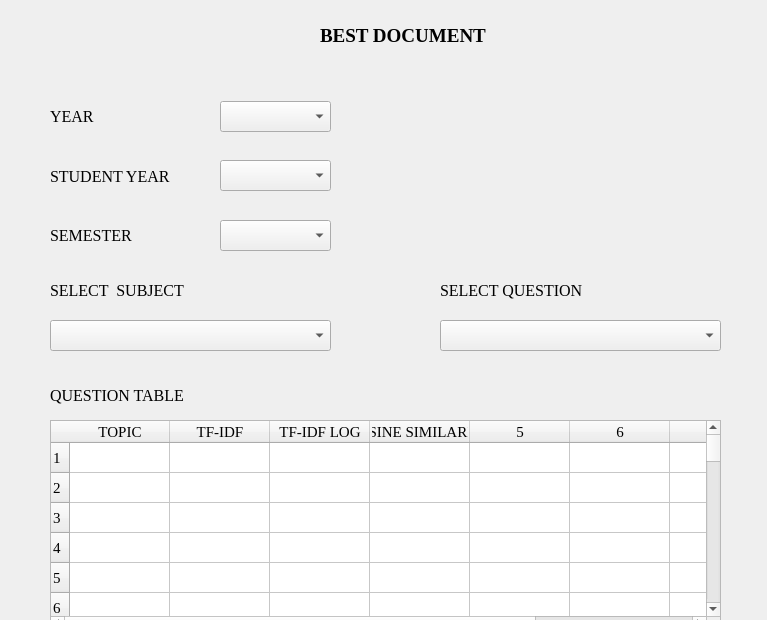
<?xml version="1.0" encoding="UTF-8"?>
<ui version="4.0">
 <class>Dialog_best_document</class>
 <widget class="QDialog" name="Dialog_best_document">
  <property name="geometry">
   <rect>
    <x>0</x>
    <y>0</y>
    <width>767</width>
    <height>620</height>
   </rect>
  </property>
  <property name="windowTitle">
   <string>Dialog</string>
  </property>
  <widget class="QTableWidget" name="tableWidget">
   <property name="geometry">
    <rect>
     <x>50</x>
     <y>420</y>
     <width>671</width>
     <height>211</height>
    </rect>
   </property>
   <property name="font">
    <font>
     <family>Times New Roman</family>
     <pointsize>11</pointsize>
    </font>
   </property>
   <property name="rowCount">
    <number>40</number>
   </property>
   <property name="columnCount">
    <number>8</number>
   </property>
   <row/>
   <row/>
   <row/>
   <row/>
   <row/>
   <row/>
   <row/>
   <row/>
   <row/>
   <row/>
   <row/>
   <row/>
   <row/>
   <row/>
   <row/>
   <row/>
   <row/>
   <row/>
   <row/>
   <row/>
   <row/>
   <row/>
   <row/>
   <row/>
   <row/>
   <row/>
   <row/>
   <row/>
   <row/>
   <row/>
   <row/>
   <row/>
   <row/>
   <row/>
   <row/>
   <row/>
   <row/>
   <row/>
   <row/>
   <row/>
   <column>
    <property name="text">
     <string>TOPIC</string>
    </property>
   </column>
   <column>
    <property name="text">
     <string>TF-IDF</string>
    </property>
   </column>
   <column>
    <property name="text">
     <string>TF-IDF LOG</string>
    </property>
   </column>
   <column>
    <property name="text">
     <string>COSINE SIMILARITY</string>
    </property>
   </column>
   <column/>
   <column/>
   <column/>
   <column/>
  </widget>
  <widget class="QLabel" name="label">
   <property name="geometry">
    <rect>
     <x>320</x>
     <y>20</y>
     <width>201</width>
     <height>31</height>
    </rect>
   </property>
   <property name="font">
    <font>
     <family>Times New Roman</family>
     <pointsize>14</pointsize>
     <weight>75</weight>
     <bold>true</bold>
    </font>
   </property>
   <property name="text">
    <string>BEST DOCUMENT</string>
   </property>
  </widget>
  <widget class="QComboBox" name="cmb_select_topic">
   <property name="geometry">
    <rect>
     <x>440</x>
     <y>320</y>
     <width>281</width>
     <height>31</height>
    </rect>
   </property>
   <property name="font">
    <font>
     <family>Times New Roman</family>
     <pointsize>12</pointsize>
    </font>
   </property>
  </widget>
  <widget class="QLabel" name="lbl_question">
   <property name="geometry">
    <rect>
     <x>50</x>
     <y>380</y>
     <width>151</width>
     <height>31</height>
    </rect>
   </property>
   <property name="font">
    <font>
     <family>Times New Roman</family>
     <pointsize>12</pointsize>
     <weight>50</weight>
     <bold>false</bold>
    </font>
   </property>
   <property name="text">
    <string>QUESTION TABLE</string>
   </property>
  </widget>
  <widget class="QLabel" name="lbl_select_question">
   <property name="geometry">
    <rect>
     <x>440</x>
     <y>275</y>
     <width>171</width>
     <height>31</height>
    </rect>
   </property>
   <property name="font">
    <font>
     <family>Times New Roman</family>
     <pointsize>12</pointsize>
     <weight>50</weight>
     <bold>false</bold>
    </font>
   </property>
   <property name="text">
    <string>SELECT QUESTION</string>
   </property>
  </widget>
  <widget class="QLabel" name="label_student_year">
   <property name="geometry">
    <rect>
     <x>50</x>
     <y>166</y>
     <width>141</width>
     <height>21</height>
    </rect>
   </property>
   <property name="font">
    <font>
     <family>Times New Roman</family>
     <pointsize>12</pointsize>
    </font>
   </property>
   <property name="text">
    <string>STUDENT YEAR</string>
   </property>
  </widget>
  <widget class="QComboBox" name="comboBox_student_year">
   <property name="geometry">
    <rect>
     <x>220</x>
     <y>160</y>
     <width>111</width>
     <height>31</height>
    </rect>
   </property>
   <property name="font">
    <font>
     <family>Times New Roman</family>
     <pointsize>12</pointsize>
    </font>
   </property>
  </widget>
  <widget class="QComboBox" name="comboBox_semester">
   <property name="geometry">
    <rect>
     <x>220</x>
     <y>220</y>
     <width>111</width>
     <height>31</height>
    </rect>
   </property>
   <property name="font">
    <font>
     <family>Times New Roman</family>
     <pointsize>12</pointsize>
    </font>
   </property>
  </widget>
  <widget class="QLabel" name="lbl_select_subject">
   <property name="geometry">
    <rect>
     <x>50</x>
     <y>280</y>
     <width>151</width>
     <height>21</height>
    </rect>
   </property>
   <property name="font">
    <font>
     <family>Times New Roman</family>
     <pointsize>12</pointsize>
    </font>
   </property>
   <property name="text">
    <string>SELECT  SUBJECT</string>
   </property>
  </widget>
  <widget class="QComboBox" name="cmb_select_process">
   <property name="geometry">
    <rect>
     <x>50</x>
     <y>320</y>
     <width>281</width>
     <height>31</height>
    </rect>
   </property>
   <property name="font">
    <font>
     <family>Times New Roman</family>
     <pointsize>12</pointsize>
    </font>
   </property>
  </widget>
  <widget class="QLabel" name="label_semester">
   <property name="geometry">
    <rect>
     <x>50</x>
     <y>225</y>
     <width>91</width>
     <height>21</height>
    </rect>
   </property>
   <property name="font">
    <font>
     <family>Times New Roman</family>
     <pointsize>12</pointsize>
    </font>
   </property>
   <property name="text">
    <string>SEMESTER</string>
   </property>
  </widget>
  <widget class="QLabel" name="label_year">
   <property name="geometry">
    <rect>
     <x>50</x>
     <y>106</y>
     <width>81</width>
     <height>21</height>
    </rect>
   </property>
   <property name="font">
    <font>
     <family>Times New Roman</family>
     <pointsize>12</pointsize>
    </font>
   </property>
   <property name="text">
    <string>YEAR</string>
   </property>
  </widget>
  <widget class="QComboBox" name="comboBox_year">
   <property name="geometry">
    <rect>
     <x>220</x>
     <y>101</y>
     <width>111</width>
     <height>31</height>
    </rect>
   </property>
   <property name="font">
    <font>
     <family>Times New Roman</family>
     <pointsize>12</pointsize>
    </font>
   </property>
  </widget>
 </widget>
 <resources/>
 <connections/>
</ui>
